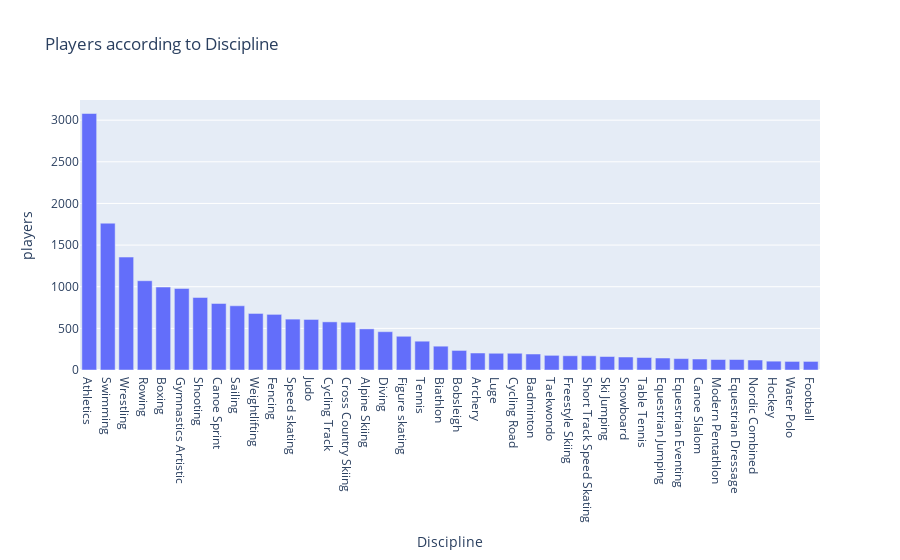

The code cell stored with this chart in its notebook:
### Code cell
px.bar(df4 , x = 'Discipline' , y ='players' , title='Players according to Discipline')

### Figure 1 — Plotly figure (JSON) as saved in the notebook; plotly's stock layout.template omitted (floating-point values rounded to 4 significant figures)
{"data": [{"alignmentgroup": "True", "hovertemplate": "Discipline=%{x}<br>players=%{y}<extra></extra>", "legendgroup": "", "marker": {"color": "#636efa", "pattern": {"shape": ""}}, "name": "", "offsetgroup": "", "orientation": "v", "showlegend": false, "textposition": "auto", "type": "bar", "x": ["Athletics", "Swimming", "Wrestling", "Rowing", "Boxing", "Gymnastics Artistic", "Shooting", "Canoe Sprint", "Sailing", "Weightlifting", "Fencing", "Speed skating", "Judo", "Cycling Track", "Cross Country Skiing", "Alpine Skiing", "Diving", "Figure skating", "Tennis", "Biathlon", "Bobsleigh", "Archery", "Luge", "Cycling Road", "Badminton", "Taekwondo", "Freestyle Skiing", "Short Track Speed Skating", "Ski Jumping", "Snowboard", "Table Tennis", "Equestrian Jumping", "Equestrian Eventing", "Canoe Slalom", "Modern Pentathlon", "Equestrian Dressage", "Nordic Combined", "Hockey", "Water Polo", "Football"], "xaxis": "x", "y": [3080, 1763, 1356, 1072, 996, 979, 871, 799, 771, 679, 668, 611, 607, 578, 574, 494, 460, 405, 346, 286, 235, 204, 201, 201, 192, 176, 171, 171, 162, 156, 150, 144, 137, 132, 126, 126, 120, 106, 103, 103], "yaxis": "y"}], "layout": {"barmode": "relative", "legend": {"tracegroupgap": 0}, "title": {"text": "Players according to Discipline"}, "xaxis": {"anchor": "y", "domain": [0, 1], "title": {"text": "Discipline"}}, "yaxis": {"anchor": "x", "domain": [0, 1], "title": {"text": "players"}}}}
